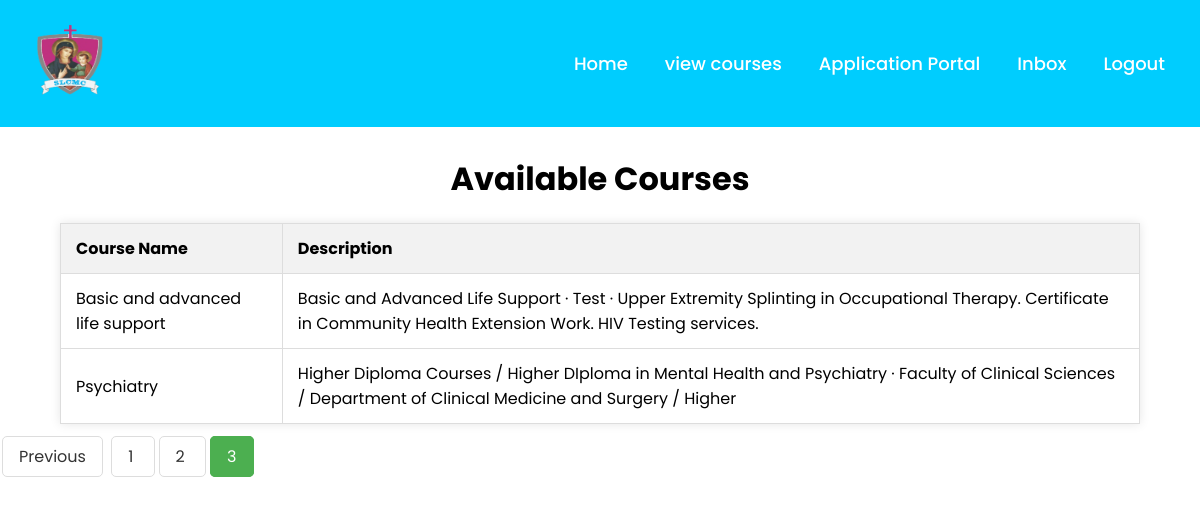
The page /view-courses.php?page=3 on the database its author committed.
### tables this page shows
CREATE TABLE `courses` (
  `id` int(11) NOT NULL,
  `course_name` varchar(100) NOT NULL,
  `description` text NOT NULL
);

### view-courses.php (the view, shortened to what this page needs)
<?php
include 'db.php';
?>
<!DOCTYPE html>
<html lang="en" dir="ltr">
  <head>
   </head>
<body>
  <nav>
    <div class="menu">
      <div class="logo">
      <img src="img/logo1.png" width=100 height=100>
      </div>
      <ul>
        <li><a href="home.php">Home</a></li>
        <li><a href="view-courses.php">view courses</a></li>
        <li><a href="courses.php">Application Portal</a></li>
        <li><a href="inbox.php">Inbox</a></li>
        <li><a href="index.php?logout='1'">Logout</a></li>
      </ul>
    </div>
  </nav>
   <p>
    <br>
    <br>
    <br>
    <br>
  </p>
   <h2>Courses available</h2>
<h1 align=center>Available Courses</h1>
<table border="1">
    <tr>
        <th>Course Name</th>
        <th>Description</th>
    </tr>
    <?php
$records_per_page = 5;
if (isset($_GET['page']) && is_numeric($_GET['page'])) {
    $page = $_GET['page'];
} else {
    $page = 1;
}
$offset = ($page - 1) * $records_per_page;
$total_sql = "SELECT COUNT(*) FROM courses";
$total_result = $conn->query($total_sql);
$total_rows = $total_result->fetch_row()[0];
$sql = "SELECT course_name, description FROM courses LIMIT $offset, $records_per_page";
$result = $conn->query($sql);
if ($result->num_rows > 0) {
    while ($row = $result->fetch_assoc()) {
        echo "<tr>";
        echo "<td>" . $row["course_name"] . "</td>";
        echo "<td>" . $row["description"] . "</td>";
        echo "</tr>";
    }
} else {
    echo "<tr><td colspan='2'>No courses available</td></tr>";
}
?>
</table>
    <?php
$total_pages = ceil($total_rows / $records_per_page);
    ?>
<div class="pagination">
    <?php if ($page > 1): ?>
        <a href="?page=<?php echo $page - 1; ?>">Previous</a>
    <?php endif; ?>
    <?php for ($i = 1; $i <= $total_pages; $i++): ?>
        <a href="?page=<?php echo $i; ?>" <?php if ($i == $page) echo 'class="active"'; ?>>
            <?php echo $i; ?>
        </a>
    <?php endfor; ?>
  </div>
</body>
</html>

### view-courses.php (style rules this page uses)
* { margin: 0; padding: 0; box-sizing: border-box; font-family: 'Poppins',sans-serif; }
body { height: 100vh; width: 100%; background: #ffffff; }
nav { top: 0; left: 0; position: fixed; background: #00cdfe; width: 100%; padding: 10px 0; z-index: 12; }
nav .menu { max-width: 1250px; margin: auto; display: flex; align-items: center; justify-content: space-between; padding: 0 20px; }
.menu ul { display: inline-flex; }
.menu ul li { list-style: none; margin-left: 7px; }
.menu ul li:first-child { margin-left: 0px; }
.menu ul li a { text-decoration: none; color: #fff; font-size: 18px; font-weight: 500; padding: 8px 15px; border-radius: 5px; transition: all 0.3s ease; }
h2 { text-align: center; margin-bottom: 20px; }
table { width: 90%; //max-width: 800px; margin: 20px auto; border-collapse: collapse; background-color: white; box-shadow: 0px 0px 10px rgba(0, 0, 0, 0.1); }
th, td { padding: 12px 15px; border: 1px solid #ddd; text-align: left; }
th { background-color: #f2f2f2; }
.pagination a { color: #333; padding: 8px 16px; text-decoration: none; border: 1px solid #ddd; margin: 0 2px; border-radius: 5px; font-size: 1em; }
.pagination a.active { background-color: #4CAF50; color: white; border: 1px solid #4CAF50; }

### rows shown on the page
courses: course_name "Basic and advanced life support", description "Basic and Advanced Life Support · Test · Upper Extremity Splinting in Occupational Therapy. Certificate in Community Health Extension Work. HIV Testing services."
courses: course_name "Psychiatry", description "Higher Diploma Courses / Higher DIploma in Mental Health and Psychiatry · Faculty of Clinical Sciences / Department of Clinical Medicine and Surgery / Higher"
